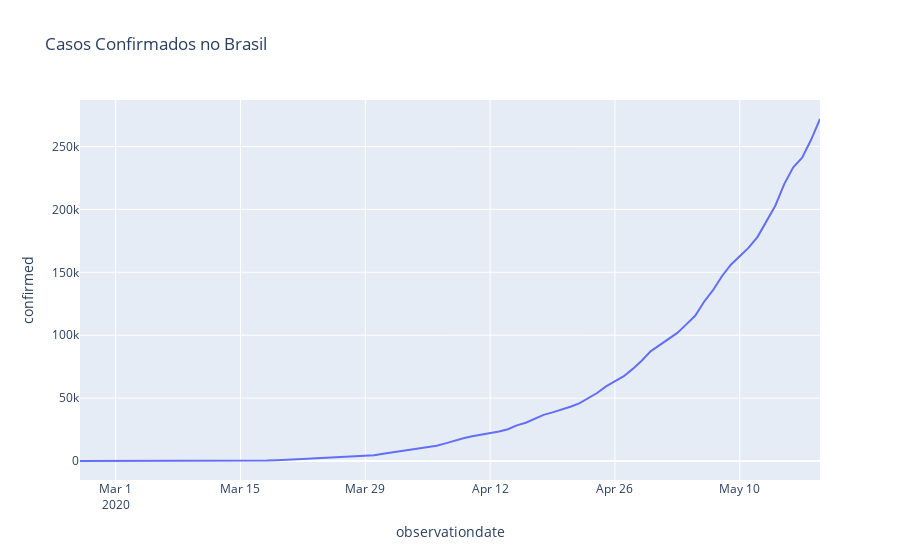

Source (notebook cell):
### Markdown cell above
# Casos Confirmados

### Code cell
# Gráfico da evolução dos casos confirmados
px.line(brazil,'observationdate','confirmed', title = "Casos Confirmados no Brasil")
